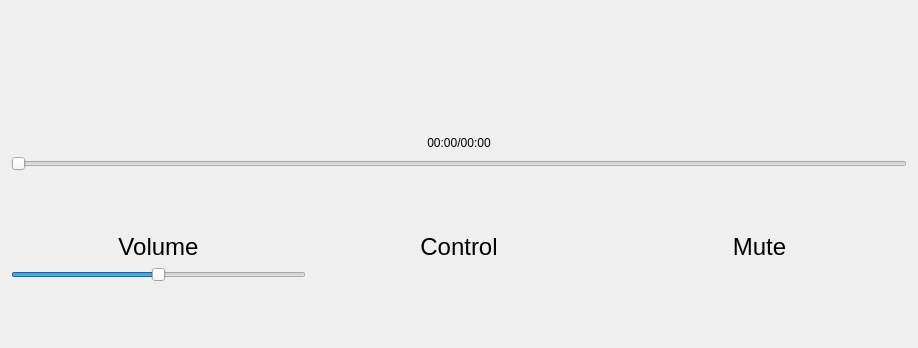
<?xml version="1.0" encoding="UTF-8"?>
<ui version="4.0">
 <class>ControllerWidget</class>
 <widget class="QWidget" name="ControllerWidget">
  <property name="geometry">
   <rect>
    <x>0</x>
    <y>0</y>
    <width>918</width>
    <height>348</height>
   </rect>
  </property>
  <property name="windowTitle">
   <string>Form</string>
  </property>
  <property name="styleSheet">
   <string notr="true">ControllerWidget {
	background-color: #2F2F2F
}</string>
  </property>
  <layout class="QVBoxLayout" name="verticalLayout_5">
   <item>
    <layout class="QVBoxLayout" name="verticalLayout_4">
     <item>
      <spacer name="verticalSpacer_7">
       <property name="orientation">
        <enum>Qt::Orientation::Vertical</enum>
       </property>
       <property name="sizeHint" stdset="0">
        <size>
         <width>20</width>
         <height>40</height>
        </size>
       </property>
      </spacer>
     </item>
     <item>
      <widget class="QLabel" name="seekBarLabel">
       <property name="text">
        <string>00:00/00:00</string>
       </property>
       <property name="alignment">
        <set>Qt::AlignmentFlag::AlignCenter</set>
       </property>
      </widget>
     </item>
     <item>
      <widget class="QSlider" name="seekBar">
       <property name="maximum">
        <number>1456</number>
       </property>
       <property name="orientation">
        <enum>Qt::Orientation::Horizontal</enum>
       </property>
      </widget>
     </item>
    </layout>
   </item>
   <item>
    <layout class="QHBoxLayout" name="horizontalLayout">
     <item>
      <layout class="QVBoxLayout" name="verticalLayout">
       <item>
        <spacer name="verticalSpacer_2">
         <property name="orientation">
          <enum>Qt::Orientation::Vertical</enum>
         </property>
         <property name="sizeHint" stdset="0">
          <size>
           <width>20</width>
           <height>40</height>
          </size>
         </property>
        </spacer>
       </item>
       <item>
        <widget class="QLabel" name="volumeLabel">
         <property name="font">
          <font>
           <pointsize>18</pointsize>
          </font>
         </property>
         <property name="text">
          <string>Volume</string>
         </property>
         <property name="alignment">
          <set>Qt::AlignmentFlag::AlignCenter</set>
         </property>
        </widget>
       </item>
       <item>
        <widget class="QSlider" name="volumeSlider">
         <property name="sizePolicy">
          <sizepolicy hsizetype="Minimum" vsizetype="Fixed">
           <horstretch>0</horstretch>
           <verstretch>0</verstretch>
          </sizepolicy>
         </property>
         <property name="styleSheet">
          <string notr="true">QSlider {
	color: white;
}</string>
         </property>
         <property name="maximum">
          <number>100</number>
         </property>
         <property name="value">
          <number>50</number>
         </property>
         <property name="orientation">
          <enum>Qt::Orientation::Horizontal</enum>
         </property>
        </widget>
       </item>
       <item>
        <spacer name="verticalSpacer">
         <property name="orientation">
          <enum>Qt::Orientation::Vertical</enum>
         </property>
         <property name="sizeHint" stdset="0">
          <size>
           <width>20</width>
           <height>40</height>
          </size>
         </property>
        </spacer>
       </item>
      </layout>
     </item>
     <item>
      <layout class="QVBoxLayout" name="verticalLayout_2">
       <item>
        <spacer name="verticalSpacer_4">
         <property name="orientation">
          <enum>Qt::Orientation::Vertical</enum>
         </property>
         <property name="sizeHint" stdset="0">
          <size>
           <width>20</width>
           <height>40</height>
          </size>
         </property>
        </spacer>
       </item>
       <item>
        <widget class="QLabel" name="playLabel">
         <property name="sizePolicy">
          <sizepolicy hsizetype="Minimum" vsizetype="Preferred">
           <horstretch>0</horstretch>
           <verstretch>0</verstretch>
          </sizepolicy>
         </property>
         <property name="font">
          <font>
           <pointsize>18</pointsize>
          </font>
         </property>
         <property name="text">
          <string>Control</string>
         </property>
         <property name="alignment">
          <set>Qt::AlignmentFlag::AlignCenter</set>
         </property>
        </widget>
       </item>
       <item>
        <widget class="QPushButton" name="playButton">
         <property name="sizePolicy">
          <sizepolicy hsizetype="Minimum" vsizetype="Fixed">
           <horstretch>0</horstretch>
           <verstretch>0</verstretch>
          </sizepolicy>
         </property>
         <property name="layoutDirection">
          <enum>Qt::LayoutDirection::LeftToRight</enum>
         </property>
         <property name="styleSheet">
          <string notr="true">QPushButton {
    background: none;
	border: none;
}</string>
         </property>
         <property name="text">
          <string/>
         </property>
         <property name="icon">
          <iconset resource="../images.qrc">
           <normaloff>:/svg/play.svg</normaloff>:/svg/play.svg</iconset>
         </property>
         <property name="iconSize">
          <size>
           <width>64</width>
           <height>64</height>
          </size>
         </property>
        </widget>
       </item>
       <item>
        <spacer name="verticalSpacer_3">
         <property name="orientation">
          <enum>Qt::Orientation::Vertical</enum>
         </property>
         <property name="sizeHint" stdset="0">
          <size>
           <width>20</width>
           <height>40</height>
          </size>
         </property>
        </spacer>
       </item>
      </layout>
     </item>
     <item>
      <layout class="QVBoxLayout" name="verticalLayout_3">
       <item>
        <spacer name="verticalSpacer_6">
         <property name="orientation">
          <enum>Qt::Orientation::Vertical</enum>
         </property>
         <property name="sizeHint" stdset="0">
          <size>
           <width>20</width>
           <height>40</height>
          </size>
         </property>
        </spacer>
       </item>
       <item>
        <widget class="QLabel" name="muteLabel">
         <property name="sizePolicy">
          <sizepolicy hsizetype="Minimum" vsizetype="Preferred">
           <horstretch>0</horstretch>
           <verstretch>0</verstretch>
          </sizepolicy>
         </property>
         <property name="font">
          <font>
           <pointsize>18</pointsize>
          </font>
         </property>
         <property name="text">
          <string>Mute</string>
         </property>
         <property name="alignment">
          <set>Qt::AlignmentFlag::AlignCenter</set>
         </property>
        </widget>
       </item>
       <item>
        <widget class="QPushButton" name="muteButton">
         <property name="sizePolicy">
          <sizepolicy hsizetype="Minimum" vsizetype="Fixed">
           <horstretch>0</horstretch>
           <verstretch>0</verstretch>
          </sizepolicy>
         </property>
         <property name="layoutDirection">
          <enum>Qt::LayoutDirection::LeftToRight</enum>
         </property>
         <property name="styleSheet">
          <string notr="true">QPushButton {
    background: none;
	border: none;
}</string>
         </property>
         <property name="text">
          <string/>
         </property>
         <property name="icon">
          <iconset resource="../images.qrc">
           <normaloff>:/svg/mute.svg</normaloff>:/svg/mute.svg</iconset>
         </property>
         <property name="iconSize">
          <size>
           <width>64</width>
           <height>64</height>
          </size>
         </property>
        </widget>
       </item>
       <item>
        <spacer name="verticalSpacer_5">
         <property name="orientation">
          <enum>Qt::Orientation::Vertical</enum>
         </property>
         <property name="sizeHint" stdset="0">
          <size>
           <width>20</width>
           <height>40</height>
          </size>
         </property>
        </spacer>
       </item>
      </layout>
     </item>
    </layout>
   </item>
  </layout>
 </widget>
 <resources>
  <include location="../images.qrc"/>
 </resources>
 <connections/>
</ui>
